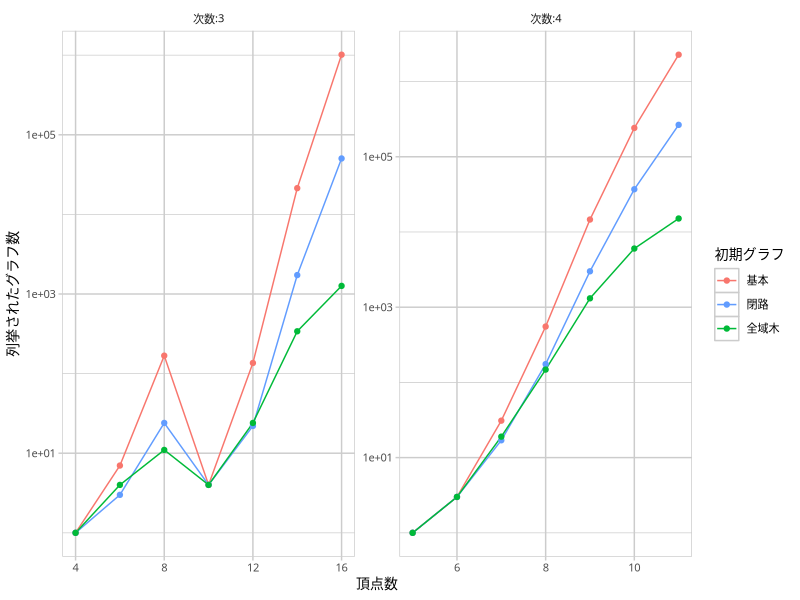

This figure's R source:
library(readr)
library(dplyr)
library(ggplot2)

breaks <- c('basic', 'cycle', 'stree')
labels <- c('基本', '閉路', '全域木')
data <- read_csv('the-cmp-algo-full-lab.csv') %>%
  filter(mgr == 'basic', srt == 'basic') %>%
  mutate(mtd = bdr) %>%
  select(n, d, mtd, n_graph) %>%
  mutate(mtd = factor(mtd, levels = breaks),
         d = factor(d, levels = c(3, 4), labels = c('次数:3', '次数:4')))

gp <- ggplot(data, aes(n, n_graph, color=mtd)) +
  geom_line() +
  geom_point() +
  facet_wrap(c('d'), scales = 'free') +
  scale_x_continuous(name = '頂点数',
                     minor_breaks = NULL) +
  scale_y_continuous(name = '列挙されたグラフ数',
                     trans = 'log10') +
  scale_color_manual(name = '初期グラフ',
                     breaks = breaks,
                     labels = labels,
                     values = c('#F8766D', '#619CFF', '#00BA38')) +
  theme(text = element_text(family = 'IPAexGothic', size = 10),
        panel.background = element_rect(fill = 'white', colour = 'grey80'),
        panel.grid.major = element_line(colour = 'grey80'),
        panel.grid.minor = element_line(colour = 'grey80'),
        axis.ticks = element_line(colour = 'grey80'),
        strip.background = element_blank()
        )

ggsave('the-ginitr-full-graph.pdf', gp,
       width = 15, height = 6, units = 'cm',
       device = cairo_pdf)
